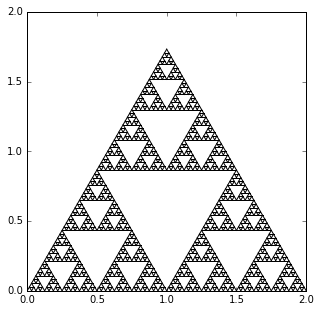

Here is the Python script that generated this plot:
# -*- coding: utf-8 -*-
"""
Created on Fri Nov 18 22:17:35 2016 by Shion Honda
"""

#import numpy as np
import matplotlib.pyplot as plt

#Plotting range
xmin = 0
xmax = 2.0
ymin = 0
ymax = 2.0
plt.figure(figsize=(5,5))
plt.xlim(xmin,xmax)
plt.ylim(ymin,ymax)

def draw(x1,x2,x3,y1,y2,y3):
    x4 = (x1+x2)/2
    x5 = (x2+x3)/2
    x6 = (x3+x1)/2
    y4 = (y1+y2)/2
    y5 = (y2+y3)/2
    y6 = (y3+y1)/2
    plt.plot([x4,x5],[y4,y5],'black')
    plt.plot([x5,x6],[y5,y6],'black')
    plt.plot([x6,x4],[y6,y4],'black')
    if x2-x1>0.1:
        draw(x1,x4,x6,y1,y4,y6)
        draw(x4,x2,x5,y4,y2,y5)
        draw(x6,x5,x3,y6,y5,y3)

x1 = 0
x2 = 2
x3 = (x1+x2)/2
y1 = 0
y2 = 0
y3 = y1+1.73205*(x2-x1)/2
plt.plot([x1,x2],[y1,y2],'black')
plt.plot([x2,x3],[y2,y3],'black')
plt.plot([x3,x1],[y3,y1],'black')
draw(x1,x2,x3,y1,y2,y3)
plt.show()
